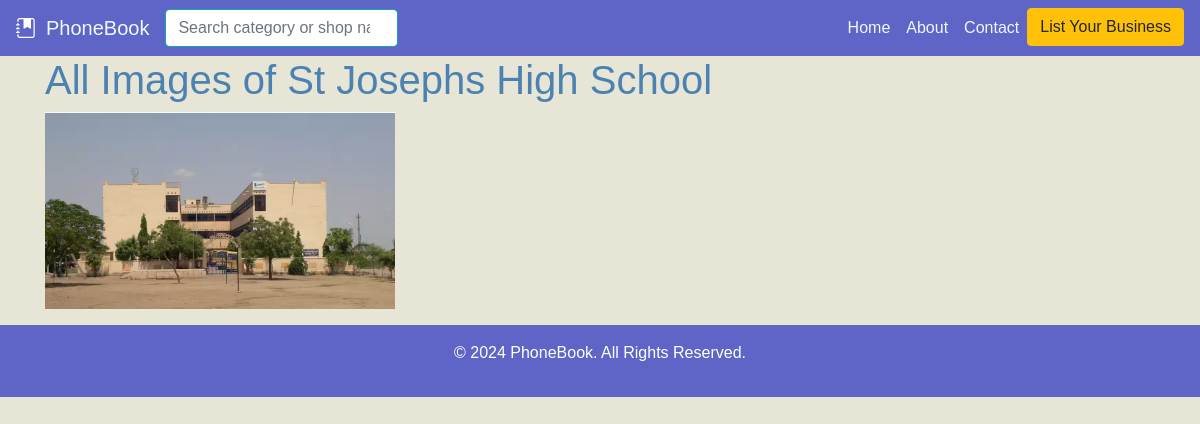
The app's page /shop/34/all-images/ with its own data.
### shops/models.py (models this page shows, shortened)
class Shop(models.Model):
    category = models.ForeignKey(Category, on_delete=models.CASCADE)
    subcategory = models.ForeignKey(Subcategory, on_delete=models.SET_NULL, null=True, blank=True)
    name = models.CharField(max_length=255)
    address = models.TextField()
    phone_number = models.CharField(max_length=15, blank=True, null=True)
    email = models.EmailField(blank=True, null=True)
    website = models.URLField(blank=True, null=True)
    description = models.TextField(blank=True, null=True)
    opening_hours = models.CharField(max_length=255, blank=True, null=True)

class ShopImage(models.Model):
    shop = models.ForeignKey(Shop, on_delete=models.CASCADE, related_name='images')
    image = models.ImageField(upload_to='shop_images/')

### shops/views.py (the view)
# urls.py: path('shop/<int:shop_id>/all-images/',views.shop_all_images, name='shop_all_images'),
def shop_all_images(request, shop_id):
    shop = get_object_or_404(Shop, pk=shop_id)
    images = shop.images.all()  # Fetch all related images for the shop
    return render(request, 'shops/shop_all_images.html', {'shop': shop, 'images': images})

### templates/shops/shop_all_images.html
{% extends 'shops/base.html' %}
{% load static %}
{% block content %}
<main>
    <div class="container">
        <h1>All Images of {{ shop.name }}</h1>
        <div class="row">
            {% for image in shop.images.all %}
            <div class="col-md-4">
                <img src="{{ image.image.url }}" class="img-fluid mb-3" alt="{{ shop.name }}">
            </div>
            {% endfor %}
        </div>
    </div>
</main>
{% endblock %}

### static/styles.css (style rules this page uses)
body { font-family: Arial, sans-serif; }

### records on screen
Shop: name "St Josephs High School"
ShopImage: image (picture)
